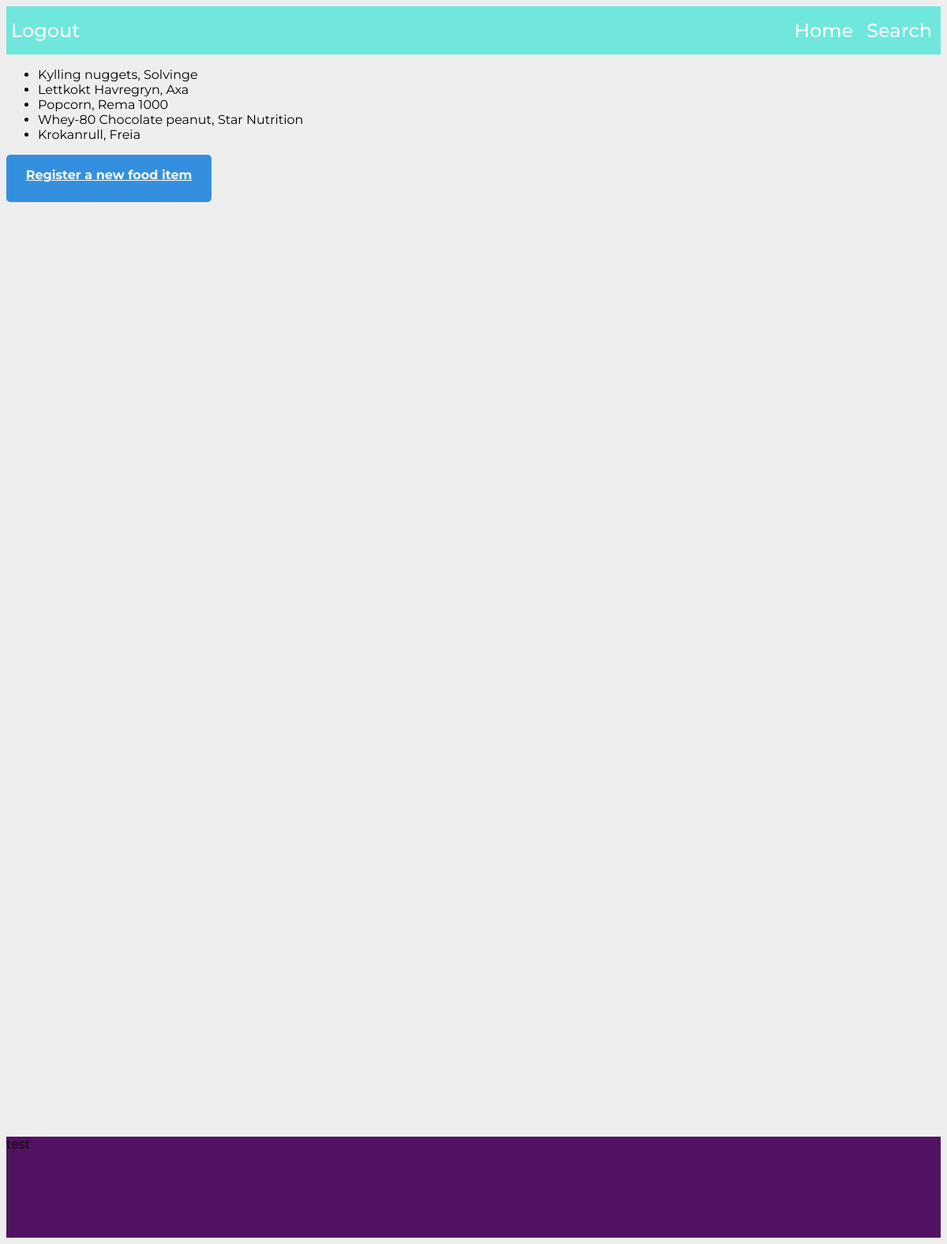
/kcaljournal/search/ (signed in), run on the app's committed database.
### kcaljournal/models.py (models this page shows, shortened)
class Fooditem(models.Model):
    name = models.CharField(max_length=50)
    producer = models.CharField(max_length=50, blank=True)
    description = models.CharField(max_length=200, blank=True)
    calories = models.DecimalField(decimal_places=2, max_digits=6, blank=True)
    protein = models.DecimalField(decimal_places=2, max_digits=6, blank=True)
    carbohydrates = models.DecimalField(decimal_places=2, max_digits=6, blank=True)
    fat = models.DecimalField(decimal_places=2, max_digits=6, blank=True)
    sugar = models.DecimalField(decimal_places=2, max_digits=6, blank=True)
    fibre = models.DecimalField(decimal_places=2, max_digits=6, blank=True)

### kcaljournal/views.py (the view)
# urls.py: path('search/', views.SearchView.as_view(), name='search'),
class SearchView(LoginRequiredMixin ,generic.ListView):
    template_name = 'kcaljournal/search.html'
    context_object_name= 'fooditem_list'
    def get_queryset(self):
        return Fooditem.objects.all()
    def get_context_data(self, **kwargs):
        context = super().get_context_data(**kwargs)
        context['user'] = self.request.user.is_authenticated
        return context

### templates/kcaljournal/search.html
{% extends "base.html" %}
{% block css %}{{block.super}}
{% load static %}
<link rel="stylesheet" href="{% static 'style.css' %}">
{% endblock %}
{% block content %}
{%if fooditem_list %}
<ul>
    {% for fooditem in fooditem_list %}
    <li>{{ fooditem.name }}, {{ fooditem.producer }}</li>
    {% endfor %}
</ul>
{% else %}
<p>No foods available</p>
{% endif %}
<a class="register_food_btn" href="food_register/">Register a new food item</a>
{% endblock %}

### static/style.css (style rules this page uses)
html { font-family: 'Montserrat', sans-serif; }
body { background-color: #EEEEEE; }
.register_food_btn { display: block; width: 15rem; height: 40px; background: #3490DE; padding: 10px; text-align: center; border-radius: 5px; color: white; font-weight: bold; line-height: 2rem; }

### data on the page
Fooditem: name "Kylling nuggets", producer "Solvinge"
Fooditem: name "Lettkokt Havregryn", producer "Axa"
Fooditem: name "Popcorn", producer "Rema 1000"
Fooditem: name "Whey-80 Chocolate peanut", producer "Star Nutrition"
Fooditem: name "Krokanrull", producer "Freia"
